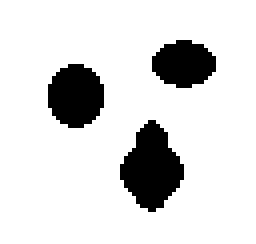
%> input picture three.bmp, 64 x 61 px (shown 4 times larger)
$ octave Test_demo.m   (GNU Octave 9; MATLAB toolbox functions it lacks are replaced by stand-ins)
%> lines starting %> are read from the running program, lines starting %| are printed output that depends on the picture; in (x1, y1, x2, y2) boxes, pixels count from 0 and x2, y2 are one past the last pixel; in counts of white or black regions, pixels touching at a corner belong together; the program's own positions count from 1
### plotLevelSet.m
function [c,h]=plotLevelSet(u,zLevel, style)
%   plotLevelSet(u,zLevel, style) plot the level contour of function u at
%   the zLevel.
%   created on 04/26/2004
%   author: Chunming Li
%   email: li_chunming@hotmail.com
%   Copyright (c) 2004-2006 by Chunming Li
% hold on;
[c,h] = contour(u,[zLevel zLevel],style);
% hold off;

### BoundMirrorExpand.m
function B = BoundMirrorExpand(A)

[m,n] = size(A);
yi = 2:m+1;
xi = 2:n+1;
B = zeros(m+2,n+2);
B(yi,xi) = A;
B([1 m+2],[1 n+2]) = B([3 m],[3 n]);  % mirror corners
B([1 m+2],xi) = B([3 m],xi);          % mirror left and right boundary
B(yi,[1 n+2]) = B(yi,[3 n]);          % mirror top and bottom boundary

### evolution_cv.m
function phi = EVOLUTION_CV(I, phi0, mu, nu,lambda, lambda_1,lambda_2, delta_t, epsilon, numIter);
%   evolution_withoutedge(I, phi0, mu, nu, lambda_1, lambda_2, delta_t, delta_h, epsilon, numIter);
%   input:
%       I: input image
%       phi0: level set function to be updated
%       mu: weight for length term
%       nu: weight for area term, default value 0
%       lambda_1:  weight for c1 fitting term
%       lambda_2:  weight for c2 fitting term
%       delta_t: time step
%       epsilon: parameter for computing smooth Heaviside and dirac function
%       numIter: number of iterations
%   output:
%       phi: updated level set function
%
%   created on 04/26/2004
%   author: Chunming Li
%   email: li_chunming@hotmail.com
%   Copyright (c) 2004-2006 by Chunming Li


I = BoundMirrorExpand(I); % 镜像边缘延拓
phi = BoundMirrorExpand(phi0);

for k = 1 : numIter
    phi = BoundMirrorEnsure(phi);
    laplacian_phi = laplacian(phi);
    g = edge_function(I,2);
    [vx,vy] = gradient(g);
    f=(0.5/epsilon)*(1+cos(pi*phi/epsilon)); %计算delta函数
    f=f.*(phi<=epsilon)&(phi>=-epsilon);
    l_part = L_part(g,f,phi);
   % delta_h = Delta(phi,epsilon);
    Curv = curvature(phi);
    [C1,C2] = binaryfit(phi,I,epsilon);

    % updating the phi function
    phi=phi+delta_t*(mu*(laplacian_phi-Curv)+lambda*l_part+nu*g.*f);
   % phi=phi+delta_t*delta_h.*(mu*Curv-nu-lambda_1*(I-C1).^2+lambda_2*(I-C2).^2);
end
phi = BoundMirrorShrink(phi); % 去掉延拓的边缘

### BoundMirrorShrink.m
function B = BoundMirrorShrink(A)
[m,n] = size(A);
yi = 2:m-1;
xi = 2:n-1;
B = A(yi,xi);

### Test_demo.m
%   Matlad code implementing Chan-Vese model in the paper 'Active Contours Without Edges'
%   This method works well for bimodal images, for example the image 'three.bmp'


clear;
close all;
clc;

Img=imread('three.bmp');      % example that CV model works well
%> Img is the input picture: size 61x64x3 uint8; values 128 (black) and 192 (white), 85.9% white; 3 black regions, box (x1, y1, x2, y2) and area: (30, 30, 46, 53) 231, (12, 16, 26, 32) 176, (38, 10, 54, 22) 144
 %Img=imread('vessel.bmp');    % Warning: example image that CV model does NOT work well
 %Img=imread('twoCells.bmp');   % Warning: example image that CV model does NOT work well
U=Img(:,:,1);

% get the size
[nrow,ncol] =size(U);
%> nrow = 61; ncol = 64
phi=4*ones(nrow,ncol);
phi(6:end-5,6:end-5)=-4;
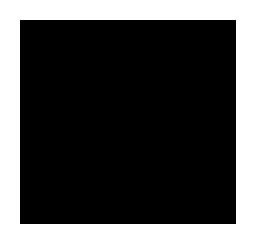
%> phi: size 61x64 double (shown 4 times larger); values -4 (black) and 4 (white), 29.5% white; 1 white region, box (x1, y1, x2, y2) and area: (0, 0, 64, 61) 1150
ic=nrow/2;
%> ic = 30.5
jc=ncol/2;
%> jc = 32
%r=20;
%phi_0 = 4*sdf2circle(nrow,ncol,ic,jc,r);
phi_0 = phi;
figure; mesh(phi_0); title('Signed Distance Function')
%> after `title('Signed Distance Function')`:
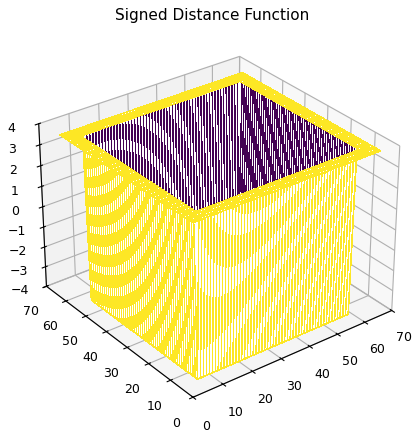
%> figure redrawn from the program's plot data

delta_t = 500;
lambda = 5;
lambda_1 = 1;
lambda_2 = 1;
nu= 1;
epsilon=1.5;
mu = 0.2/delta_t;

I=double(U);
% iteration should begin from here
phi=phi_0;
figure(2);
subplot(1,2,1); mesh(phi);
subplot(1,2,2); imagesc(uint8(I));colormap(gray)
hold on;
plotLevelSet(phi,0,'r');

numIter = 1;
for k=1:100,
    phi = evolution_cv(I, phi, mu, nu, lambda,lambda_1,lambda_2, delta_t, epsilon, numIter);   % update level set function
    if mod(k,2)==0
        pause(.5);
        figure(2); clc; axis equal;
        title(sprintf('Itertion times: %d', k));
        subplot(1,2,1); mesh(phi);
        subplot(1,2,2); imagesc(uint8(I));colormap(gray)
        hold on; plotLevelSet(phi,0,'r');
    end
end;
%> this loop made 100 passes
%> h in plotLevelSet on passes 2, 4, 6, 8, 10, 12, 14, 16, 18, 20, 22, 24: -88.88, -91.23, -94.13, -97.37, -102.7, -105.7, -108.1, -111.2, -114.1, -117.8, -120.8, -123.7
%> pass 1, in EVOLUTION_CV, `I = BoundMirrorExpand(I);`:
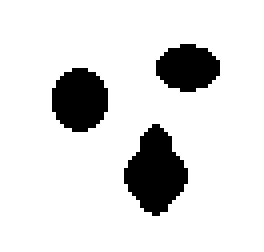
%> I: size 63x66 double (shown 4 times larger); values 128 (black) and 192 (white), 86.7% white; 3 black regions, box (x1, y1, x2, y2) and area: (31, 31, 47, 54) 231, (13, 17, 27, 33) 176, (39, 11, 55, 23) 144
%> pass 1, `phi = evolution_cv(I, phi, mu, nu, lambda,lambda_1,lambda_2, delta_t, ..`:
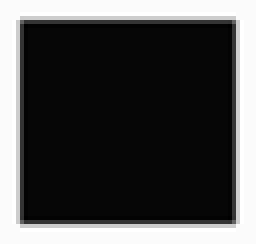
%> phi: size 61x64 double (shown 4 times larger); min -4.2, max 4.1, mean -1.64; drawn with min black and max white
%> pass 2, `title(sprintf('Itertion times: %d', k));`:
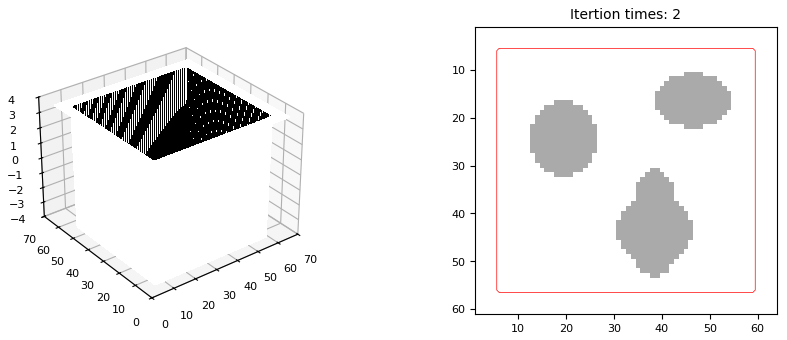
%> figure redrawn from the program's plot data, 2 panels
%> after the loop:
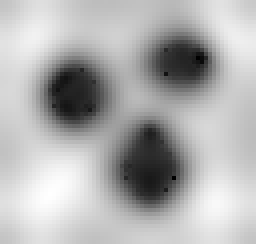
%> phi: size 61x64 double (shown 4 times larger); min -69.32, max 214.2, mean 127.3; drawn with min black and max white
%> after the loop:
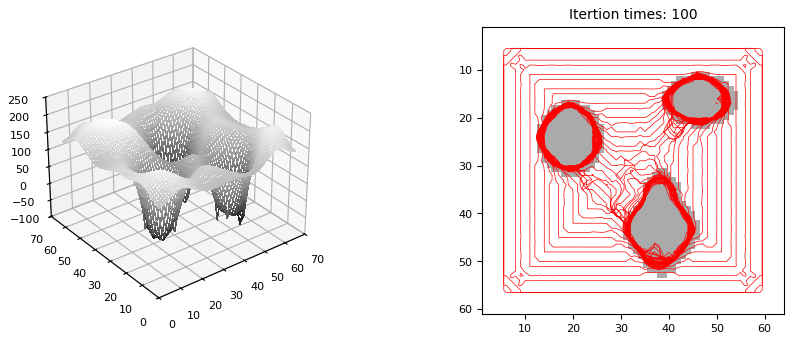
%> figure redrawn from the program's plot data, 2 panels
